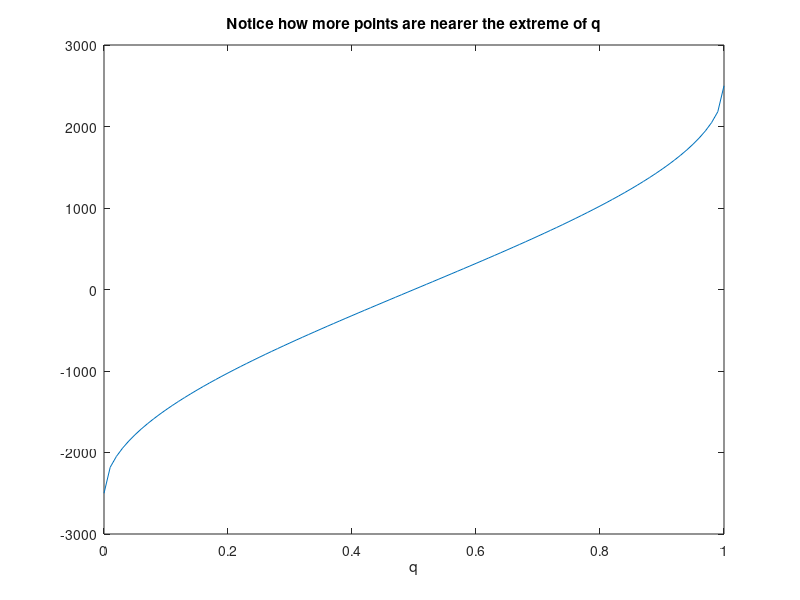

Here is the MATLAB script that generated this plot: (Note: this script raises an error after producing the figure.)
% Use t-digest to combine two distributions and then calculate the quantiles.

% To make sure we get the same results as in paper we need to set the seed
% for the random number generator
rng(1)

%% This first part is just looking at the scaling function
% You can change delta, and change which scaling function is being use, to
% see how this places the quantiles of the t-Digest.
delta=10^4;

k0=@(q,delta) (delta/2)*q;
k1=@(q,delta) (delta/(2*pi))*asin(2*q-1);
k2=@(q,delta) (delta/(4*log(n/delta)+24))*log(q/(1-q));
k3=@(q,delta) (delta/(4*log(n/delta)+24))*(log(2*q)*(q<=0.5)-log(2*(1-q))*(q>0.5));
% Choose which k-scaling function to use
kfn=@(q,delta) k1(q,delta);

k0inv=@(k,delta) k*2/delta;
k1inv=@(k,delta) (sin(k/(delta/(2*pi)))+1)/2;
% k2inv=@(k,delta) 
% k3inv=@(k,delta) 
% Also need the inverse fn of k
kinvfn=@(k,delta) k1inv(k,delta);

qgrid=0:0.01:1;

kgrid=kfn(qgrid,delta);

qgridagain=kinvfn(kgrid,delta);

max(abs(qgrid-qgridagain)) % Check: This will be zero if I define the inverse functions correctly

% Note to self: following looks correct
figure(1)
plot(qgrid,kgrid)
xlabel('q')
title('Notice how more points are nearer the extreme of q')
% If you use other scaling functions k2 or k3 there will be even more points will be near extremes.

% Take a look at which percentiles will make up the digest
q=0;
qlimit=kinvfn(kfn(q,delta)+1,delta);
qlimitvec=[];
while qlimit<1
    qlimitvec=[qlimitvec,qlimit];
    qlimit=kinvfn(kfn(qlimit,delta)+1,delta);
end
qlimitvec
% delta=10:    length(qlimitvec) is 4
% delta=100:   length(qlimitvec) is 49
% delta=1000:  length(qlimitvec) is 499
% delta=10000: length(qlimitvec) is 4999
% Actually limit(qlimitvec) gets determined in practice by both delta and
% the dataset itself. It is often roughly this length, but can be slightly more.

%% Create first distribution: 10^6 observations of a Uniform[0,10] variable
% Distribution is a collection of grid points and their associated weights
evalgrid1=10*rand(10^6,1);
weights1=ones(length(evalgrid1),1)/length(evalgrid1);
weights1=weights1/sum(weights1); % Normalize mass to one

mean1=sum(evalgrid1.*weights1);

[sortevalgrid1,sortIndex]=sort(evalgrid1);
sortweights1=weights1(sortIndex);

mean2=sum(sortevalgrid1.*sortweights1);
% mean1 and mean2 return same, so sort is implemented correctly

% Calculate the median directly from the distribution
temp=cumsum(sortweights1);
[~,medianindex]=min(abs(temp-0.5));
temp(medianindex); % This should be roughly 0.5
medianvalue_1=sortevalgrid1(medianindex);
% Now the 99th percentile direct from the distribution
[~,index]=min(abs(temp-0.99));
temp(index); % This should be roughly 0.99
percentile99_1=sortevalgrid1(index);

%% Create second distribution: 10^5 observations of a Uniform[0,5] variable

% Distribution is a collection of grid points and their associated weights
evalgrid2=5*rand(10^5,1);
weights2=rand(length(evalgrid2),1);
weights2=weights2/sum(weights2); % Normalize mass to one

[sortevalgrid2,sortIndex2]=sort(evalgrid2);
sortweights2=weights2(sortIndex2);

% First, calculate the median directly from the distribution
temp=cumsum(sortweights2);
[~,medianindex]=min(abs(temp-0.5));
temp(medianindex); % This should be roughly 0.5
medianvalue_2=sortevalgrid2(medianindex);
% Now the 99th percentile direct from the distribution
[~,index]=min(abs(temp-0.99));
temp(index); % This should be roughly 0.99
percentile99_2=sortevalgrid2(index);

%% Do a full merge and calculate the percentiles of this

% To merge, we first need to give the relative weights of the two distributions
relativeweights=[0.6,0.4];

evalgridmerge=[evalgrid1;evalgrid2];
weightmerge=[relativeweights(1)*weights1;relativeweights(2)*weights2];

[sortevalgridmerge,sortIndexMerge]=sort(evalgridmerge);
sortweightsmerge=weightmerge(sortIndexMerge);

% First, calculate the median directly from the distribution
temp=cumsum(sortweightsmerge);
[~,medianindex]=min(abs(temp-0.5));
temp(medianindex); % This should be roughly 0.5
medianvalue_merge=sortevalgridmerge(medianindex);
% Now the 99th percentile direct from the distribution
[~,index]=min(abs(temp-0.99));
temp(index); % This should be roughly 0.99
percentile99_merge=sortevalgridmerge(index);


%% Now use t-Digests to estimate the median and 99th percentile of each of the two distributions, and of the merged distribution
delta=10000;

[C1,digestweights1,qlimitvec1]=createDigest(evalgrid1, weights1,delta);

[C2,digestweights2,qlimitvec2]=createDigest(evalgrid2, weights2,delta);

results1=interp1(qlimitvec1,C1,[0.5,0.99]);
results2=interp1(qlimitvec2,C2,[0.5,0.99]);


fprintf('For first distribution \n')
fprintf('Precise calculation gives median=%8.4f and 99th percentile=%8.4f \n',medianvalue_1,percentile99_1)
fprintf('Digest calculation gives median=%8.4f and 99th percentile=%8.4f \n',results1)

fprintf('For second distribution \n')
fprintf('Precise calculation gives median=%8.4f and 99th percentile=%8.4f \n',medianvalue_2,percentile99_2)
fprintf('Digest calculation gives median=%8.4f and 99th percentile=%8.4f \n',results2)


% relativeweights=[0.4,0.6]; % is defined above

Cmerge=[C1;C2];
digestweightsmerge=[relativeweights(1)*digestweights1;relativeweights(2)*digestweights2];

[C,digestweights,qlimitvec]=mergeDigest(Cmerge, digestweightsmerge, delta);

results_merge=interp1(qlimitvec,C,[0.5,0.99]);

quantiles=[0.5,0.99];

% How to do quantile cutoffs and quantile means.
quantilecutoffs=interp1(qlimitvec,C,quantiles);
quantilemeans=zeros(length(quantilecutoffs)+1,1);
Ctimesdisgestweights=C.*digestweights;
quantilemeans(1)=sum(Ctimesdisgestweights(qlimitvec<quantiles(1)))/sum(digestweights(qlimitvec<quantiles(1)));
for qq=2:length(quantilecutoffs)
    quantilemeans(qq)=sum(Ctimesdisgestweights(logical((qlimitvec>quantiles(qq-1)).*(qlimitvec<quantiles(qq)))))/sum(digestweights(logical((qlimitvec>quantiles(qq-1)).*(qlimitvec<quantiles(qq)))));
end
quantilemeans(end)=sum(Ctimesdisgestweights(qlimitvec>quantiles(end)))/sum(digestweights(qlimitvec>quantiles(end)));

fprintf('For merge of two distributions \n')
fprintf('Precise calculation gives median=%8.4f and 99th percentile=%8.4f \n',medianvalue_merge,percentile99_merge)
fprintf('Digest calculation gives median=%8.4f and 99th percentile=%8.4f \n',results_merge)

%% Add a third distribution
% Distribution is a collection of grid points and their associated weights
evalgrid3=3*randn(10^6,1);
weights3=ones(length(evalgrid3),1)/length(evalgrid3);
weights3=weights3/sum(weights3); % Normalize mass to one

[sortevalgrid3,sortIndex3]=sort(evalgrid3);
sortweights3=weights3(sortIndex3);

[C3,digestweights3,qlimitvec3]=createDigest(evalgrid3, weights3,delta);

results3=interp1(qlimitvec3,C3,[0.5,0.99]);

% First, calculate the median directly from the distribution
temp=cumsum(sortweights3);
[~,medianindex]=min(abs(temp-0.5));
temp(medianindex); % This should be roughly 0.5
medianvalue_3=sortevalgrid3(medianindex);
% Now the 99th percentile direct from the distribution
[~,index]=min(abs(temp-0.99));
temp(index); % This should be roughly 0.99
percentile99_3=sortevalgrid3(index);

fprintf('For third distribution \n')
fprintf('Precise calculation gives median=%8.4f and 99th percentile=%8.4f \n',medianvalue_3,percentile99_3)
fprintf('Digest calculation gives median=%8.4f and 99th percentile=%8.4f \n',results3)

%% Merge all three distribitons
relativeweights=[0.4,0.3,0.3];

Cmerge=[C1;C2;C3];
digestweightsmerge=[relativeweights(1)*digestweights1;relativeweights(2)*digestweights2;relativeweights(3)*digestweights3];

[C,digestweights,qlimitvec]=mergeDigest(Cmerge, digestweightsmerge, delta);

results=interp1(qlimitvec,C,[0.5,0.99]);

% Do a full merge and calculate the percentiles of this
% To merge, we first need to give the relative weights of the two distributions

evalgridmerge=[evalgrid1;evalgrid2;evalgrid3];
weightmerge=[relativeweights(1)*weights1;relativeweights(2)*weights2;relativeweights(3)*weights3];

[sortevalgridmerge,sortIndexMerge]=sort(evalgridmerge);
sortweightsmerge=weightmerge(sortIndexMerge);

% First, calculate the median directly from the distribution
temp=cumsum(sortweightsmerge);
[~,medianindex]=min(abs(temp-0.5));
temp(medianindex); % This should be roughly 0.5
medianvalue=sortevalgridmerge(medianindex);
% Now the 99th percentile direct from the distribution
[~,index]=min(abs(temp-0.99));
temp(index); % This should be roughly 0.99
percentile99=sortevalgridmerge(index);

fprintf('For merge of three distribitons \n')
fprintf('Precise calculation gives median=%8.4f and 99th percentile=%8.4f \n',medianvalue,percentile99)
fprintf('Digest calculation gives median=%8.4f and 99th percentile=%8.4f \n',results)



